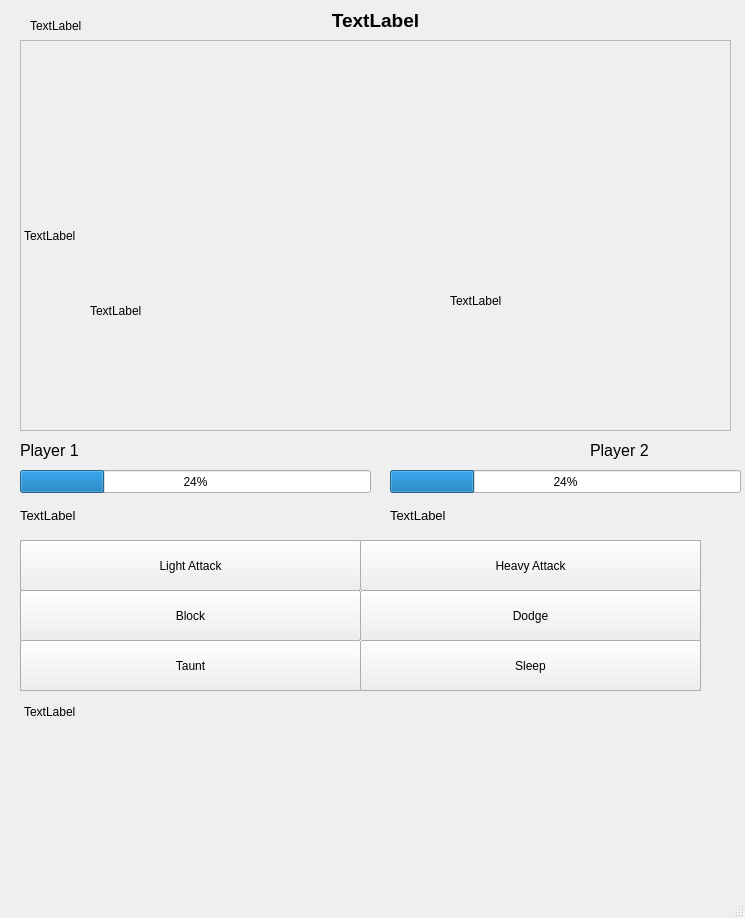
<?xml version="1.0" encoding="UTF-8"?>
<ui version="4.0">
 <class>MainWindow</class>
 <widget class="QMainWindow" name="MainWindow">
  <property name="geometry">
   <rect>
    <x>0</x>
    <y>0</y>
    <width>745</width>
    <height>918</height>
   </rect>
  </property>
  <property name="windowTitle">
   <string>MainWindow</string>
  </property>
  <widget class="QWidget" name="centralwidget">
   <widget class="QLabel" name="round_counter">
    <property name="geometry">
     <rect>
      <x>20</x>
      <y>0</y>
      <width>711</width>
      <height>41</height>
     </rect>
    </property>
    <property name="font">
     <font>
      <pointsize>14</pointsize>
      <weight>75</weight>
      <bold>true</bold>
     </font>
    </property>
    <property name="text">
     <string>TextLabel</string>
    </property>
    <property name="alignment">
     <set>Qt::AlignCenter</set>
    </property>
   </widget>
   <widget class="QFrame" name="graphic_frame">
    <property name="geometry">
     <rect>
      <x>20</x>
      <y>40</y>
      <width>711</width>
      <height>391</height>
     </rect>
    </property>
    <property name="frameShape">
     <enum>QFrame::StyledPanel</enum>
    </property>
    <property name="frameShadow">
     <enum>QFrame::Raised</enum>
    </property>
    <widget class="QLabel" name="background_image">
     <property name="geometry">
      <rect>
       <x>4</x>
       <y>5</y>
       <width>701</width>
       <height>381</height>
      </rect>
     </property>
     <property name="text">
      <string>TextLabel</string>
     </property>
    </widget>
    <widget class="QLabel" name="player1_sprite">
     <property name="geometry">
      <rect>
       <x>70</x>
       <y>160</y>
       <width>191</width>
       <height>221</height>
      </rect>
     </property>
     <property name="text">
      <string>TextLabel</string>
     </property>
    </widget>
    <widget class="QLabel" name="player2_sprite">
     <property name="geometry">
      <rect>
       <x>430</x>
       <y>150</y>
       <width>191</width>
       <height>221</height>
      </rect>
     </property>
     <property name="text">
      <string>TextLabel</string>
     </property>
    </widget>
   </widget>
   <widget class="QLabel" name="player1_label">
    <property name="geometry">
     <rect>
      <x>20</x>
      <y>440</y>
      <width>111</width>
      <height>21</height>
     </rect>
    </property>
    <property name="font">
     <font>
      <pointsize>12</pointsize>
     </font>
    </property>
    <property name="text">
     <string>Player 1</string>
    </property>
   </widget>
   <widget class="QLabel" name="player2_label">
    <property name="geometry">
     <rect>
      <x>590</x>
      <y>440</y>
      <width>111</width>
      <height>21</height>
     </rect>
    </property>
    <property name="font">
     <font>
      <pointsize>12</pointsize>
     </font>
    </property>
    <property name="text">
     <string>Player 2</string>
    </property>
   </widget>
   <widget class="QProgressBar" name="player1_hp">
    <property name="geometry">
     <rect>
      <x>20</x>
      <y>470</y>
      <width>351</width>
      <height>23</height>
     </rect>
    </property>
    <property name="value">
     <number>24</number>
    </property>
   </widget>
   <widget class="QProgressBar" name="player2_hp">
    <property name="geometry">
     <rect>
      <x>390</x>
      <y>470</y>
      <width>351</width>
      <height>23</height>
     </rect>
    </property>
    <property name="value">
     <number>24</number>
    </property>
   </widget>
   <widget class="QTableWidget" name="tableWidget">
    <property name="geometry">
     <rect>
      <x>20</x>
      <y>540</y>
      <width>681</width>
      <height>151</height>
     </rect>
    </property>
    <property name="rowCount">
     <number>3</number>
    </property>
    <property name="columnCount">
     <number>2</number>
    </property>
    <attribute name="horizontalHeaderVisible">
     <bool>false</bool>
    </attribute>
    <attribute name="horizontalHeaderCascadingSectionResizes">
     <bool>false</bool>
    </attribute>
    <attribute name="horizontalHeaderMinimumSectionSize">
     <number>10</number>
    </attribute>
    <attribute name="horizontalHeaderDefaultSectionSize">
     <number>339</number>
    </attribute>
    <attribute name="horizontalHeaderHighlightSections">
     <bool>false</bool>
    </attribute>
    <attribute name="horizontalHeaderShowSortIndicator" stdset="0">
     <bool>false</bool>
    </attribute>
    <attribute name="verticalHeaderVisible">
     <bool>false</bool>
    </attribute>
    <attribute name="verticalHeaderDefaultSectionSize">
     <number>49</number>
    </attribute>
    <attribute name="verticalHeaderHighlightSections">
     <bool>false</bool>
    </attribute>
    <row/>
    <row/>
    <row/>
    <column/>
    <column/>
   </widget>
   <widget class="QLabel" name="player1_stamina">
    <property name="geometry">
     <rect>
      <x>20</x>
      <y>495</y>
      <width>161</width>
      <height>41</height>
     </rect>
    </property>
    <property name="font">
     <font>
      <pointsize>10</pointsize>
     </font>
    </property>
    <property name="text">
     <string>TextLabel</string>
    </property>
   </widget>
   <widget class="QLabel" name="player2_stamina">
    <property name="geometry">
     <rect>
      <x>390</x>
      <y>500</y>
      <width>161</width>
      <height>31</height>
     </rect>
    </property>
    <property name="font">
     <font>
      <pointsize>10</pointsize>
     </font>
    </property>
    <property name="text">
     <string>TextLabel</string>
    </property>
   </widget>
   <widget class="QPushButton" name="light_attack_button">
    <property name="geometry">
     <rect>
      <x>20</x>
      <y>540</y>
      <width>341</width>
      <height>51</height>
     </rect>
    </property>
    <property name="text">
     <string>Light Attack</string>
    </property>
   </widget>
   <widget class="QPushButton" name="heavy_attack_button">
    <property name="geometry">
     <rect>
      <x>360</x>
      <y>540</y>
      <width>341</width>
      <height>51</height>
     </rect>
    </property>
    <property name="text">
     <string>Heavy Attack</string>
    </property>
   </widget>
   <widget class="QPushButton" name="block_button">
    <property name="geometry">
     <rect>
      <x>20</x>
      <y>590</y>
      <width>341</width>
      <height>51</height>
     </rect>
    </property>
    <property name="text">
     <string>Block</string>
    </property>
   </widget>
   <widget class="QPushButton" name="dodge_button">
    <property name="geometry">
     <rect>
      <x>360</x>
      <y>590</y>
      <width>341</width>
      <height>51</height>
     </rect>
    </property>
    <property name="text">
     <string>Dodge</string>
    </property>
   </widget>
   <widget class="QPushButton" name="taunt_button">
    <property name="geometry">
     <rect>
      <x>20</x>
      <y>640</y>
      <width>341</width>
      <height>51</height>
     </rect>
    </property>
    <property name="text">
     <string>Taunt</string>
    </property>
   </widget>
   <widget class="QPushButton" name="sleep_button">
    <property name="geometry">
     <rect>
      <x>360</x>
      <y>640</y>
      <width>341</width>
      <height>51</height>
     </rect>
    </property>
    <property name="text">
     <string>Sleep</string>
    </property>
   </widget>
   <widget class="QLabel" name="player_indicator">
    <property name="geometry">
     <rect>
      <x>30</x>
      <y>10</y>
      <width>161</width>
      <height>31</height>
     </rect>
    </property>
    <property name="font">
     <font>
      <pointsize>9</pointsize>
     </font>
    </property>
    <property name="text">
     <string>TextLabel</string>
    </property>
   </widget>
   <widget class="QLabel" name="game_actions_informer">
    <property name="geometry">
     <rect>
      <x>24</x>
      <y>705</y>
      <width>671</width>
      <height>71</height>
     </rect>
    </property>
    <property name="text">
     <string>TextLabel</string>
    </property>
    <property name="alignment">
     <set>Qt::AlignLeading|Qt::AlignLeft|Qt::AlignTop</set>
    </property>
   </widget>
  </widget>
  <widget class="QStatusBar" name="statusbar"/>
 </widget>
 <resources/>
 <connections/>
</ui>
